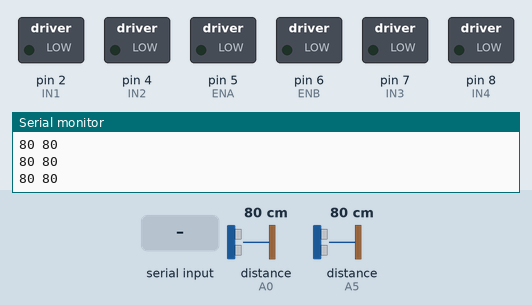
The sketch below on a simulated Arduino Uno, built with avr-gcc and run on an emulated ATmega328P. Parts: switched loads named in the sketch (green lamp = pin HIGH), the last lines printed to the serial monitor. Wiring (inferred from the names in the program): 2 × ultrasonic range finder: trigger A1, echo A0 / trigger A4, echo A5. The inputs (shaded band) are chosen by the test bench; at power-on: distance to the obstacle (sensors on A0, A5) 80 cm. The echo pulse lasts 58.3 µs per cm; pins used as bus, display or sensor lines are not drawn.

Above: at 1.2 s.
1.3 s: "F" received over Serial
At 1.7 s:
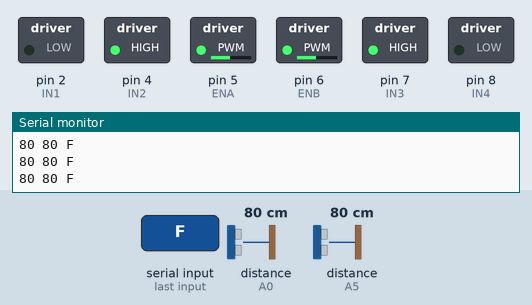
2.8 s: distance to the obstacle (sensor on A0) set to 9 cm
5.8 s: distance to the obstacle (sensor on A5) set to 9 cm
8.8 s: "90,45\n" received over Serial
At 10.0 s:
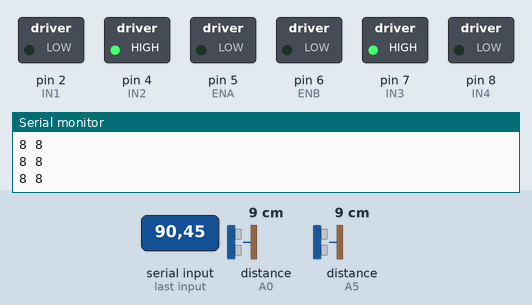
10.3 s: "D" received over Serial
At 11.2 s:
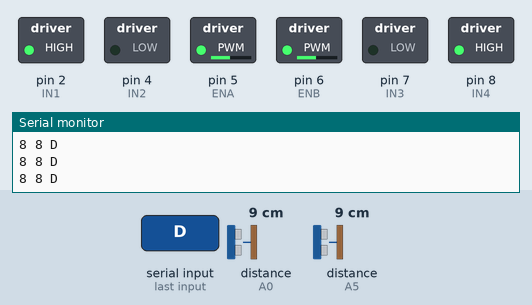
11.8 s: "B" received over Serial
At 12.3 s:
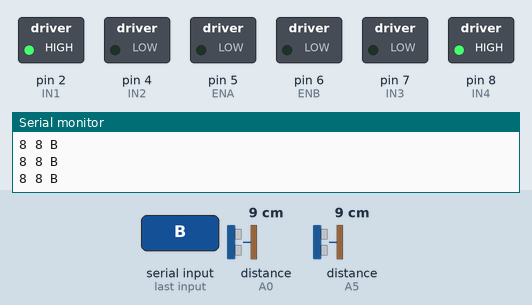
Timing chart, 0 to 14.3 s (numbered marks = the images above; inputs shaded):
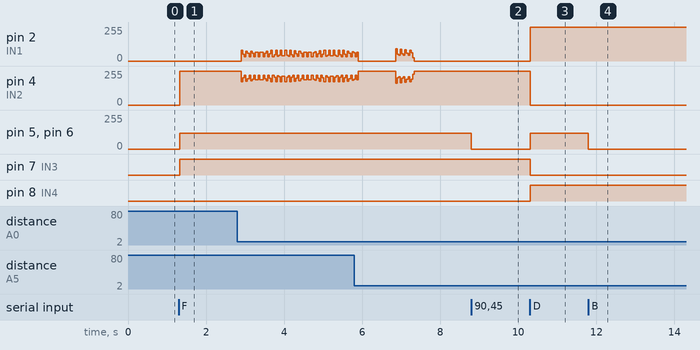

The sketch:

Autonom_Robot.ino
```cpp
#define IN1 2
#define IN2 4
#define IN3 7
#define IN4 8
#define ENA 5
#define ENB 6

int speed = 255;
long distance1, distance2;
unsigned long previousMillis = 0;
const long interval = 59;         // Szenzor olvasási intervallum
char command = ' ';
int manual_speed = 120;


void setup() {
  Serial.begin(9600);

  pinMode(A4, OUTPUT);         // First sensor trigger pin
  pinMode(A5, INPUT);          // First sensor echo pin
  pinMode(A1, OUTPUT);         // Second sensor trigger pin
  pinMode(A0, INPUT);          // Second sensor echo pin

  pinMode(IN1, OUTPUT);
  pinMode(IN2, OUTPUT);
  pinMode(IN3, OUTPUT);
  pinMode(IN4, OUTPUT);
  pinMode(ENA, OUTPUT);
  pinMode(ENB, OUTPUT);
}

void loop() {
  unsigned long currentMillis = millis();
  if (currentMillis - previousMillis >= interval) {
    previousMillis = currentMillis;

    distance2 = checkDistance(A4, A5);  // Measure distance from the first sensor - JOBB SZENZOR
    distance1 = checkDistance(A1, A0);  // Measure distance from the second sensor - BAL SZENZOR

    Serial.print(distance1); // bal
    Serial.print(" ");
    Serial.print(distance2); // jobb
    Serial.print(" ");
    Serial.print(command);
    Serial.println();
  }

  if (Serial.available()) {
    command = Serial.read();
    int value = 0;

    // Appon keresztul kapott command
    if (command == 'S') {
      value = Serial.parseInt();
    }

    // kapott command végrehajtása (EGYSZERRE CSAK EGY)
    switch (command) {
      case 'U':
        moveForward();
        break;
      case 'D':
        moveBackward();
        break;
      case 'L':
        turnLeft();
        break;
      case 'R':
        turnRight();
        break;
      case 'S':
        speed = map(value, 0, 10, 0, 255);
        break;
      case 'B':
        stop();
        break;
      case 'F':
        keepDistance();  // "Szabályozó" mozgás függvénye
        break;
      default:
        stop();
        break;
    }
  }
}

void keepDistance() {
  while (command == 'F') {
    unsigned long currentMillis = millis();
    if (currentMillis - previousMillis >= interval) {
    previousMillis = currentMillis;

    distance2 = checkDistance(A4, A5);  // Measure distance from the first sensor - JOBB SZENZOR
    distance1 = checkDistance(A1, A0);  // Measure distance from the second sensor - BAL SZENZOR

    Serial.print(distance1); // bal
    Serial.print(" ");
    Serial.print(distance2); // jobb
    Serial.print(" ");
    Serial.print(command);
    Serial.println();
  }
    if((distance1 - distance2) > 75 || (distance2 - distance1) > 75){
      continue;
    }
    else{
      if (distance1 <= 500 && (distance1 < distance2)) {
        turnRight();
        //delay(1);
        moveForward();
      } else if (distance2 <= 500 && (distance2 < distance1)) {
        turnLeft();
        //delay(1);
        moveForward();
      }else {
        moveForward();
      }
    }

    /*
    }else if(distance1 <= 20) {
      turnRight();
      delay(110);
      moveForward();
    } else if (distance2 <= 20) {
      turnLeft();
      delay(110);
      moveForward();
    } else if(distance1 <= 15) {
      turnRight();
      delay(130);
      moveForward();
    } else if (distance2 <= 15) {
      turnLeft();
      delay(130);
      moveForward();
    }else if(distance1 <= 10) {
      turnRight();
      delay(150);
      moveForward();
    } else if (distance2 <= 10) {
      turnLeft();
      delay(150);
      moveForward();*/

    if (Serial.available()) {
      command = Serial.read(); // Ha uj command jon akkor lepjen ki
    }
  }
}

float checkDistance(int triggerPin, int echoPin) {
  digitalWrite(triggerPin, LOW);
  delayMicroseconds(2);
  digitalWrite(triggerPin, HIGH);
  delayMicroseconds(10);
  digitalWrite(triggerPin, LOW);
  float distance = pulseIn(echoPin, HIGH) / 58.00;
  delay(10);  // Short delay to stabilize the measurement process
  return distance;
}

void moveForward() {
  digitalWrite(IN1, LOW);
  digitalWrite(IN2, HIGH);
  //analogWrite(ENA, speed);
  analogWrite(ENA, manual_speed);


  digitalWrite(IN3, HIGH); //CHANGED FROM HIGH TO LOW FOR TEST PURPOSES - PUT HIGH BACK
  digitalWrite(IN4, LOW);
  analogWrite(ENB, manual_speed);
}

void moveBackward() {
  digitalWrite(IN1, HIGH);
  digitalWrite(IN2, LOW);
  analogWrite(ENA, manual_speed);

  digitalWrite(IN3, LOW);
  digitalWrite(IN4, HIGH);
  analogWrite(ENB, manual_speed);
}

void turnLeft() {
  digitalWrite(IN1, LOW);
  digitalWrite(IN2, HIGH);
  analogWrite(ENA, manual_speed);

  digitalWrite(IN3, LOW);
  digitalWrite(IN4, HIGH);
  analogWrite(ENB, manual_speed);
}

void turnRight() {
  digitalWrite(IN1, HIGH);
  digitalWrite(IN2, LOW);
  analogWrite(ENA, manual_speed);

  digitalWrite(IN3, HIGH); //CHANGED FROM HIGH TO LOW FOR TEST PURPOSES - PUT HIGH BACK
  digitalWrite(IN4, LOW);
  analogWrite(ENB, manual_speed);
}

void stop() {
  analogWrite(ENA, 0);
  analogWrite(ENB, 0);
}
```

Measured:
- after the input at 1.3 s, pin 4 (IN2): 0/255 → 255/255 at once; pin 5 (ENA), pin 6 (ENB): 0/255 → 120/255 at once; pin 7 (IN3): LOW → HIGH at once
- after the input at 8.8 s, pin 2 (IN1): stops changing and stays 0/255; pin 4 (IN2): stops changing and stays 255/255; pin 5 (ENA), pin 6 (ENB): 120/255 → 0/255 at once
- after the input at 10.3 s, pin 2 (IN1): 0/255 → 255/255 at once; pin 4 (IN2): 255/255 → 0/255 at once; pin 5 (ENA), pin 6 (ENB): 0/255 → 120/255 at once; pin 7 (IN3): HIGH → LOW at once; pin 8 (IN4): LOW → HIGH at once
- after the input at 11.8 s, pin 5 (ENA), pin 6 (ENB): 120/255 → 0/255 at once
